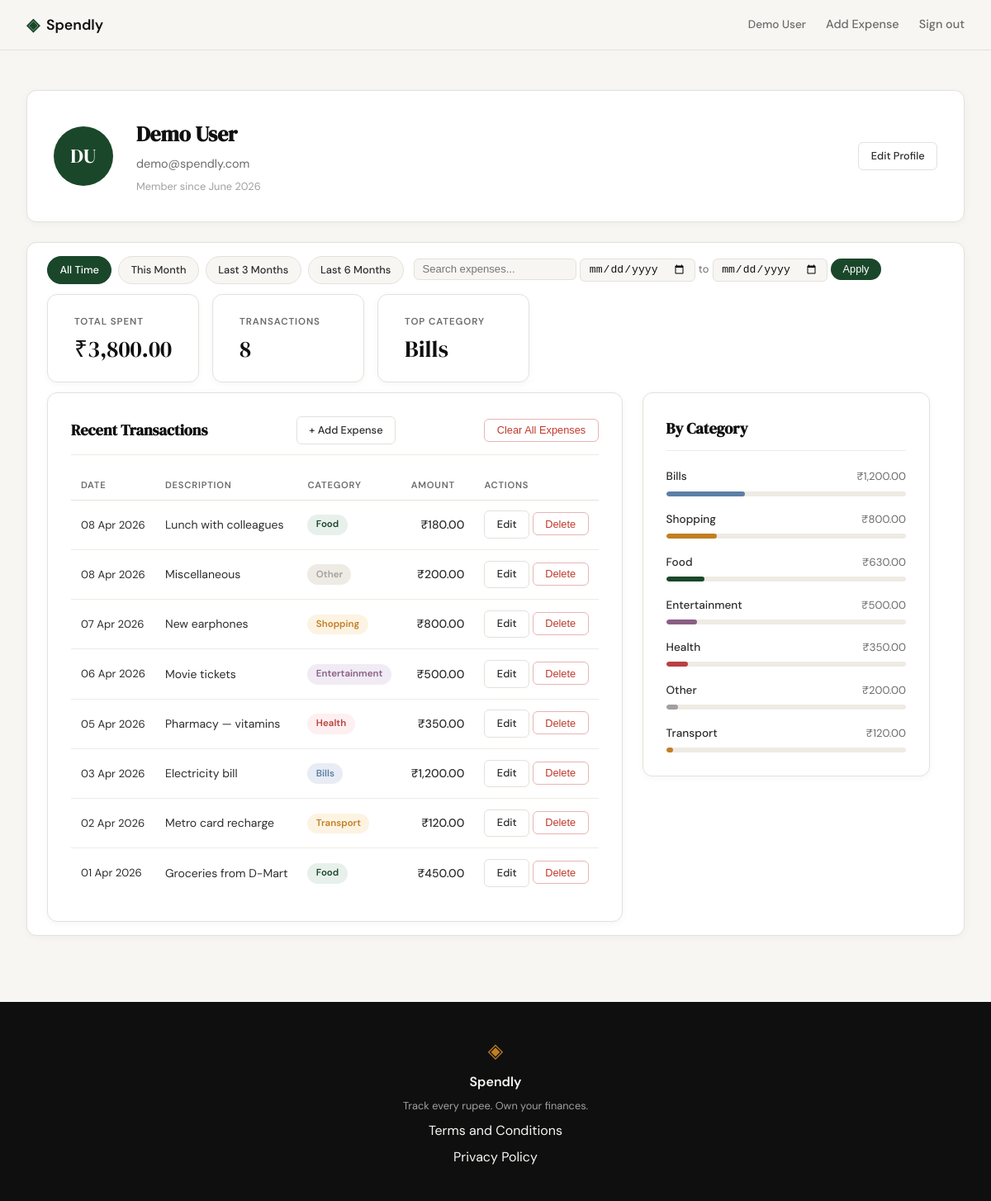
Screenshot of /profile (signed in) with the database file from the repository.
### tables this page shows
CREATE TABLE users (
            id            INTEGER PRIMARY KEY AUTOINCREMENT,
            name          TEXT    NOT NULL,
            email         TEXT    UNIQUE NOT NULL,
            password_hash TEXT    NOT NULL,
            created_at    TEXT    DEFAULT (datetime('now'))
        );

CREATE TABLE expenses (
            id          INTEGER PRIMARY KEY AUTOINCREMENT,
            user_id     INTEGER NOT NULL REFERENCES users(id),
            amount      REAL    NOT NULL,
            category    TEXT    NOT NULL,
            date        TEXT    NOT NULL,
            description TEXT,
            created_at  TEXT    DEFAULT (datetime('now'))
        );

### app.py (the view)
@app.route("/profile")
def profile():
    if not session.get("user_id"):
        return redirect(url_for("login"))
    uid = session["user_id"]
    today = date.today()
    date_from = _parse_date(request.args.get("date_from"))
    date_to = _parse_date(request.args.get("date_to"))
    search = request.args.get("q", "").strip() or None
    if date_from and date_to and date_from > date_to:
        flash("Start date must be before end date.", "error")
        date_from = date_to = None
    today_str = today.isoformat()
    this_month_from = today.replace(day=1).isoformat()
    this_month_to = today.replace(
        day=calendar.monthrange(today.year, today.month)[1]
    ).isoformat()
    presets = {
        "this_month": {"date_from": this_month_from, "date_to": this_month_to},
        "last_3":     {"date_from": _months_ago(today, 3), "date_to": today_str},
        "last_6":     {"date_from": _months_ago(today, 6), "date_to": today_str},
    }
    return render_template(
        "profile.html",
        user=get_user_by_id(uid),
        stats=get_summary_stats(uid, date_from, date_to, search=search),
        expenses=get_recent_transactions(uid, date_from=date_from, date_to=date_to, search=search),
        categories=get_category_breakdown(uid, date_from, date_to, search=search),
        date_from=date_from,
        date_to=date_to,
        presets=presets,
        search=search,
    )

### app.py (called while the page is built)
def _parse_date(val):
    try:
        datetime.strptime(val, "%Y-%m-%d")
        return val
    except (ValueError, TypeError):
        return None

def _months_ago(today, n):
    m, y = today.month - n, today.year
    while m <= 0:
        m += 12
        y -= 1
    return date(y, m, 1).isoformat()

### database/db.py (called while the page is built)
def get_db():
    conn = sqlite3.connect(DB_PATH)
    conn.row_factory = sqlite3.Row
    conn.execute("PRAGMA foreign_keys = ON")
    return conn

### database/queries.py (called while the page is built)
def _build_date_filter(date_from, date_to):
    if date_from and date_to:
        return "AND date BETWEEN ? AND ?", [date_from, date_to]
    return "", []

def _build_search_filter(search):
    if search:
        return "AND description LIKE '%' || ? || '%'", [search]
    return "", []

def get_user_by_id(user_id):
    conn = get_db()
    row = conn.execute(
        "SELECT id, name, email, created_at FROM users WHERE id = ?",
        (user_id,),
    ).fetchone()
    conn.close()
    if row is None:
        return None
    name = row["name"]
    initials = "".join(w[0].upper() for w in name.split() if w)
    member_since = datetime.strptime(row["created_at"], "%Y-%m-%d %H:%M:%S").strftime("%B %Y")
    return {
        "name": name,
        "email": row["email"],
        "initials": initials,
        "member_since": member_since,
    }

### templates/profile.html (shortened to what this page needs)
{% extends "base.html" %}
{% block head %}
<link rel="stylesheet" href="{{ url_for("static", filename="css/profile.css") }}">
{% endblock %}
{% block content %}
<div class="profile-page">
    <div class="profile-inner">
        <div class="profile-header-card">
            <div class="profile-avatar">{{ user.initials }} </div>
            <div class="profile-info">
                <h1 class="profile-name">{{ user.name }} </h1>
                <p class="profile-email">{{ user.email }} </p>
                <p class="profile-since">Member since {{ user.member_since }} </p>
           </div>
            <a href="{{ url_for("edit_profile") }}" class="btn-ghost btn-sm profile-edit-link">Edit Profile</a>
       </div>
        <div class="filter-bar">
            <div class="filter-presets">
                <a href="{{ url_for("profile", q=search or "") }}"
                   class="filter-preset-btn{% if not date_from and not date_to %} filter-preset-btn--active{% endif %}">
                    All Time
               </a>
                <a href="{{ url_for("profile", date_from=presets.this_month.date_from, date_to=presets.this_month.date_to, q=search or "") }}"
                   class="filter-preset-btn{% if date_from == presets.this_month.date_from and date_to == presets.this_month.date_to %} filter-preset-btn--active{% endif %}">
                    This Month
               </a>
                <a href="{{ url_for("profile", date_from=presets.last_3.date_from, date_to=presets.last_3.date_to, q=search or "") }}"
                   class="filter-preset-btn{% if date_from == presets.last_3.date_from and date_to == presets.last_3.date_to %} filter-preset-btn--active{% endif %}">
                    Last 3 Months
               </a>
                <a href="{{ url_for("profile", date_from=presets.last_6.date_from, date_to=presets.last_6.date_to, q=search or "") }}"
                   class="filter-preset-btn{% if date_from == presets.last_6.date_from and date_to == presets.last_6.date_to %} filter-preset-btn--active{% endif %}">
                    Last 6 Months
               </a>
           </div>
            <div class="filter-divider\</div>
            <form class="filter-form" method="GET" action="{{ url_for("profile") }}">
                <input type="text" name="q" class="filter-search-input"
                       value="{{ search or "" }}" placeholder="Search expenses...">
                <input type="date" name="date_from" class="filter-date-input"
                       value="{{ date_from or "" }}">
                <span class="filter-to-label">to</span>
                <input type="date" name="date_to" class="filter-date-input"
                       value="{{ date_to or "" }}">
                <button type="submit" class="filter-apply-btn">Apply</button>
       </div>
        <div class="profile-stats">
            <div class="stat-card">
                <span class="stat-label">Total Spent</span>
                <span class="stat-value">₹{{ stats.total }} </span>
           </div>
            <div class="stat-card">
                <span class="stat-label">Transactions</span>
                <span class="stat-value">{{ stats.count }} </span>
           </div>
            <div class="stat-card">
                <span class="stat-label">Top Category</span>
                <span class="stat-value">{{ stats.top_category }} </span>
           </div>
       </div>
        <div class="profile-grid">
            <div class="profile-section">
                <div class="section-header">
                    <h2 class="section-title">Recent Transactions</h2>
                    <a href="{{ url_for("add_expense") }}" class="btn-ghost btn-sm">+ Add Expense</a>
                    <form action="{{ url_for("clear_all_expenses") }}" method="POST" style="display:inline;">
                        <button type="submit" class="btn-ghost btn-sm btn-danger"
                                onclick="return confirm("Are you sure you want to delete all expenses? This cannot be undone.")">
                            Clear All Expenses
                       </button>
                   </form>
               </div>
                <div class="tx-table-wrapper">
                    <table class="tx-table">
                        <thead>
                            <tr>
                                <th>Date</th>
                                <th>Description</th>
                                <th>Category</th>
                                <th class="tx-amount-col">Amount</th>
                                <th>Actions</th>
                           </tr>
                       </thead>
                        <tbody>
                            {% for tx in expenses %}
                            <tr>
                                <td class="tx-date">{{ tx.date }} </td>
                                <td class="tx-desc">{{ tx.description }} </td>
                                <td>
                                    <span class="cat-badge cat-badge--{{ tx.category | lower }}">
                                        {{ tx.category }}
                                   </span>
                               </td>
                                <td class="tx-amount">₹{{ tx.amount }} </td>
                                <td>
                                    <a href="{{ url_for("edit_expense", id=tx.id) }}" class="btn-ghost btn-sm">Edit</a>
                                    <form action="{{ url_for("delete_expense", id=tx.id) }}" method="POST" style="display:inline;">
                                        <button type="submit" class="btn-ghost btn-sm btn-danger" onclick="return confirm("Delete this expense?")">Delete</button>
                                   </form>
                               </td>
                           </tr>
                            {% endfor %}
                       </tbody>
                   </table>
               </div>
           </div>
            <div class="profile-section">
                <div class="section-header">
                    <h2 class="section-title">By Category</h2>
               </div>
                <div class="category-list">
                    {% for cat in categories %}
                    <div class="cat-row">
                        <div class="cat-row-header">
                            <span class="cat-row-name">{{ cat.name }} </span>
                            <span class="cat-row-amount">₹{{ cat.amount }} </span>
                       </div>
                        <div class="cat-bar-track">
                            <div class="cat-bar cat-bar--{{ cat.name | lower }}"
                                 style="width: {{ cat.percent }}%"></div>
                       </div>
                   </div>
                    {% endfor %}
               </div>
           </div>
       </div>
   </div>
</div>
{% endblock %}

### templates/base.html (shortened to what this page needs)
<!DOCTYPE html>
<html lang="en">
<head>
    <link rel="stylesheet" href="{{ url_for('static', filename='css/style.css') }}">
    {% block head %}{% endblock %}
</head>
<body>
    <nav class="navbar">
        <div class="nav-inner">
            <a href="{{ url_for('landing') }}" class="nav-brand">
                <span class="brand-icon">◈</span>
                <span class="brand-name">Spendly</span>
            </a>
            <div class="nav-links">
                {% if session.user_id %}
                <a href="{{ url_for('profile') }}" class="nav-username">{{ session.user_name }}</a>
                <a href="{{ url_for('add_expense') }}">Add Expense</a>
                <a href="{{ url_for('logout') }}">Sign out</a>
                {% else %}
                <a href="{{ url_for('login') }}">Sign in</a>
                <a href="{{ url_for('register') }}" class="nav-cta">Get started</a>
                {% endif %}
            </div>
        </div>
    </nav>
    <main class="main-content">
        {% block content %}{% endblock %}
    </main>
    <footer class="footer">
        <div class="footer-inner">
            <span class="brand-icon">◈</span>
            <span class="footer-name">Spendly</span>
            <p class="footer-copy">Track every rupee. Own your finances.</p>
            <a href="/terms">Terms and Conditions</a>
            <a href="/privacy">Privacy Policy</a>
        </div>
    </footer>
</body>
</html>

### static/css/style.css (style rules this page uses)
:root { --ink: #0f0f0f; --ink-soft: #2d2d2d; --ink-muted: #6b6b6b; --ink-faint: #a0a0a0; --paper: #f7f6f3; --paper-warm: #f0ede6; --paper-card: #ffffff; --accent: #1a472a; --accent-light: #e8f0eb; --accent-2: #c17f24; --accent-2-light: #fdf3e3; --danger: #c0392b; --danger-light: #fdecea; --border: #e4e1da; --border-soft: #eeebe4; --font-display: 'DM Serif Display', Georgia, serif; --font-body: 'DM Sans', system-ui, sans-serif; --max-width: 1200px; --auth-width: 440px; --radius-sm: 6px; --radius-md: 12px; --radius-lg: 20px; }
*, *::before, *::after { box-sizing: border-box; margin: 0; padding: 0; }
html { font-size: 16px; scroll-behavior: smooth; }
body { background: var(--paper); color: var(--ink); font-family: var(--font-body); font-size: 1rem; line-height: 1.6; -webkit-font-smoothing: antialiased; }
a { color: inherit; text-decoration: none; }
.navbar { position: sticky; top: 0; z-index: 100; background: var(--paper); border-bottom: 1px solid var(--border); padding: 0 2rem; }
.nav-inner { max-width: var(--max-width); margin: 0 auto; height: 60px; display: flex; align-items: center; justify-content: space-between; }
.nav-brand { display: flex; align-items: center; gap: 0.5rem; font-family: var(--font-body); font-weight: 600; font-size: 1.1rem; color: var(--ink); }
.brand-icon { color: var(--accent); font-size: 1.3rem; }
.brand-name { color: var(--ink); }
.nav-links { display: flex; align-items: center; gap: 1.5rem; font-size: 0.9rem; font-weight: 500; }
.nav-links a { color: var(--ink-muted); transition: color 0.2s; }
.main-content { min-height: calc(100vh - 60px - 100px); }
.btn-ghost { display: inline-block; background: transparent; color: var(--ink-soft); padding: 0.65rem 1.5rem; border-radius: var(--radius-sm); font-size: 0.9rem; font-weight: 500; border: 1px solid var(--border); transition: all 0.2s; text-decoration: none; }
.btn-danger { color: #c0392b; border-color: #e8b4b4; }
.footer { background: var(--ink); color: var(--paper); padding: 2.5rem 2rem; text-align: center; }
.footer-inner { display: flex; flex-direction: column; align-items: center; gap: 0.4rem; }
.footer .brand-icon { color: var(--accent-2); font-size: 1.5rem; }
.footer-name { font-weight: 600; font-size: 1rem; }
.footer-copy { font-size: 0.8rem; color: var(--ink-faint); }

### rows the page displays
users: user_name "Demo User", name "Demo User", email "demo@spendly.com"
expenses: top_category "Bills", date "03 Apr 2026", description "Electricity bill", category "Bills", amount "1,200.00", name "Bills", {{ cat.percent }} 33 (drawn)
expenses: date "08 Apr 2026", description "Lunch with colleagues", category "Food", amount "180.00"
expenses: date "08 Apr 2026", description "Miscellaneous", category "Other", amount "200.00", name "Other", {{ cat.percent }} 5 (drawn)
expenses: date "07 Apr 2026", description "New earphones", category "Shopping", amount "800.00", name "Shopping", {{ cat.percent }} 21 (drawn)
expenses: date "06 Apr 2026", description "Movie tickets", category "Entertainment", amount "500.00", name "Entertainment", {{ cat.percent }} 13 (drawn)
expenses: date "05 Apr 2026", description "Pharmacy — vitamins", category "Health", amount "350.00", name "Health", {{ cat.percent }} 9 (drawn)
expenses: date "02 Apr 2026", description "Metro card recharge", category "Transport", amount "120.00", name "Transport", {{ cat.percent }} 3 (drawn)
expenses: date "01 Apr 2026", description "Groceries from D-Mart", category "Food", amount "450.00"

### other values shown
{{ user.initials }} "DU"
{{ user.member_since }} "June 2026"
{{ stats.total }} "3,800.00"
{{ stats.count }} "8"
{{ cat.name }} "Food"
{{ cat.amount }} "630.00"
